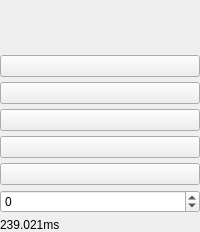
       <widget class="QWidget" name="widget_Aout7" native="true">
        <layout class="QVBoxLayout" name="verticalLayout_12">
         <property name="spacing">
          <number>5</number>
         </property>
         <property name="leftMargin">
          <number>0</number>
         </property>
         <property name="topMargin">
          <number>0</number>
         </property>
         <property name="rightMargin">
          <number>0</number>
         </property>
         <property name="bottomMargin">
          <number>0</number>
         </property>
         <item>
          <widget class="ConfigGainWidget" name="AOut_Gain_7" native="true">
           <property name="minimumSize">
            <size>
             <width>50</width>
             <height>50</height>
            </size>
           </property>
           <property name="baseSize">
            <size>
             <width>0</width>
             <height>0</height>
            </size>
           </property>
           <property name="MinValue" stdset="0">
            <double>-60.000000000000000</double>
           </property>
           <property name="MaxValue" stdset="0">
            <double>12.000000000000000</double>
           </property>
          </widget>
         </item>
         <item>
          <widget class="QPushButton" name="AOut_Mute_7">
           <property name="minimumSize">
            <size>
             <width>50</width>
             <height>0</height>
            </size>
           </property>
           <property name="focusPolicy">
            <enum>Qt::NoFocus</enum>
           </property>
           <property name="text">
            <string/>
           </property>
           <property name="checkable">
            <bool>true</bool>
           </property>
           <property name="form" stdset="0">
            <cstring>Mute</cstring>
           </property>
          </widget>
         </item>
         <item>
          <widget class="QPushButton" name="AOut_xover_7">
           <property name="minimumSize">
            <size>
             <width>50</width>
             <height>0</height>
            </size>
           </property>
           <property name="focusPolicy">
            <enum>Qt::NoFocus</enum>
           </property>
           <property name="text">
            <string/>
           </property>
          </widget>
         </item>
         <item>
          <widget class="QPushButton" name="AOut_Eq_7">
           <property name="minimumSize">
            <size>
             <width>50</width>
             <height>0</height>
            </size>
           </property>
           <property name="focusPolicy">
            <enum>Qt::NoFocus</enum>
           </property>
           <property name="text">
            <string/>
           </property>
          </widget>
         </item>
         <item>
          <widget class="QPushButton" name="AOut_Dyn_7">
           <property name="minimumSize">
            <size>
             <width>50</width>
             <height>0</height>
            </size>
           </property>
           <property name="focusPolicy">
            <enum>Qt::NoFocus</enum>
           </property>
           <property name="text">
            <string/>
           </property>
          </widget>
         </item>
         <item>
          <widget class="QPushButton" name="AOut_Phase_7">
           <property name="minimumSize">
            <size>
             <width>50</width>
             <height>0</height>
            </size>
           </property>
           <property name="focusPolicy">
            <enum>Qt::NoFocus</enum>
           </property>
           <property name="text">
            <string/>
           </property>
           <property name="checkable">
            <bool>true</bool>
           </property>
          </widget>
         </item>
         <item>
          <widget class="QSpinBox" name="AOut_Delay_7">
           <property name="minimumSize">
            <size>
             <width>50</width>
             <height>0</height>
            </size>
           </property>
           <property name="minimum">
            <number>-60</number>
           </property>
           <property name="maximum">
            <number>12</number>
           </property>
          </widget>
         </item>
         <item>
          <widget class="QLabel" name="label_delay_7">
           <property name="text">
            <string>239.021ms</string>
           </property>
          </widget>
         </item>
        </layout>
       </widget>
